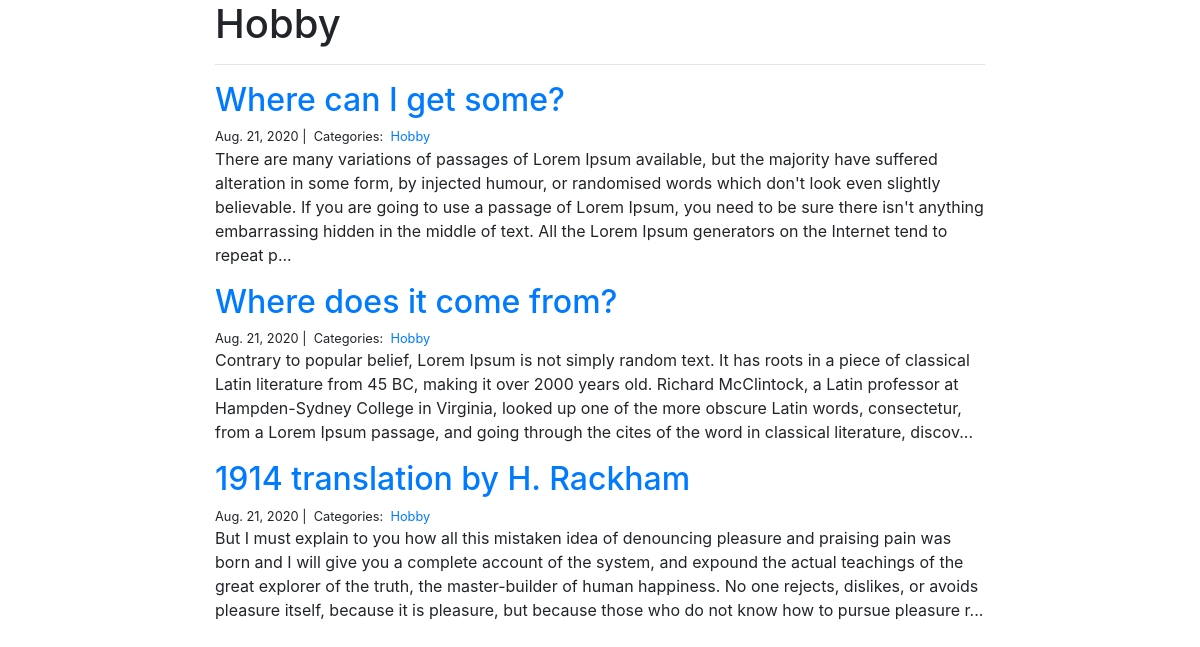
The app's page /blog/Hobby/ with its own data.
### blog/models.py (models this page shows)
class Category(models.Model):
    name = models.CharField(max_length=20)

class Post(models.Model):
    title = models.CharField(max_length=255)
    body = models.TextField()
    created_on = models.DateTimeField(auto_now_add=True)
    last_modified = models.DateTimeField(auto_now=True)
    categories = models.ManyToManyField('Category', related_name='posts')

### blog/views.py (the view)
# urls.py: path("<category>/", views.blog_category, name="blog_category"),
def blog_category(request, category):
    posts = Post.objects.filter(
        categories__name__contains=category
    ).order_by(
        '-created_on'
    )
    context ={
        "category":category,
        "posts":posts
    }
    return render(request,"blog_category.html",context)

### blog/templates/blog_category.html
{% extends "base.html" %}
{% block page_content %}
<div class="col-md-8 offset-md-2">
    <h1>{{ category | title }}</h1>
    <hr>
    {% for post in posts %}
        <h2><a href="{% url 'blog_detail' post.pk%}">{{ post.title }}</a></h2>
        <small>
            {{ post.created_on.date }} |&nbsp;
            Categories:&nbsp;
            {% for category in post.categories.all %}
            <a href="{% url 'blog_category' category.name %}">
                {{ category.name }}
            </a>&nbsp;
            {% endfor %}
        </small>
        <p>{{ post.body | slice:":400" }}...</p>
    {% endfor %}
</div>
{% endblock %}

### records on screen
Category: name "Hobby"
Post: title "Where can I get some?", created_on "Aug. 21, 2020", body "There are many variations of passages of Lorem Ipsum available, but the majority have suffered alteration in some form, by injected humour, or randomised words which don't look even slightly believable. If you are going to use a passage of Lorem Ipsum, you need to be sure there isn't anything embarrassing hidden in the middle of text. All the Lorem Ipsum generators on the Internet tend to repeat p"
Post: title "Where does it come from?", created_on "Aug. 21, 2020", body "Contrary to popular belief, Lorem Ipsum is not simply random text. It has roots in a piece of classical Latin literature from 45 BC, making it over 2000 years old. Richard McClintock, a Latin professor at Hampden-Sydney College in Virginia, looked up one of the more obscure Latin words, consectetur, from a Lorem Ipsum passage, and going through the cites of the word in classical literature, discov"
Post: title "1914 translation by H. Rackham", created_on "Aug. 21, 2020", body "But I must explain to you how all this mistaken idea of denouncing pleasure and praising pain was born and I will give you a complete account of the system, and expound the actual teachings of the great explorer of the truth, the master-builder of human happiness. No one rejects, dislikes, or avoids pleasure itself, because it is pleasure, but because those who do not know how to pursue pleasure r"
